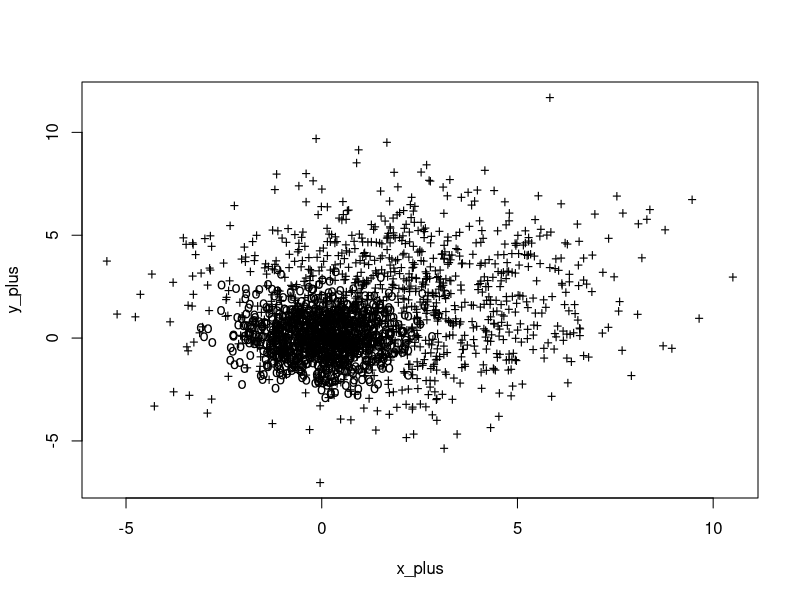
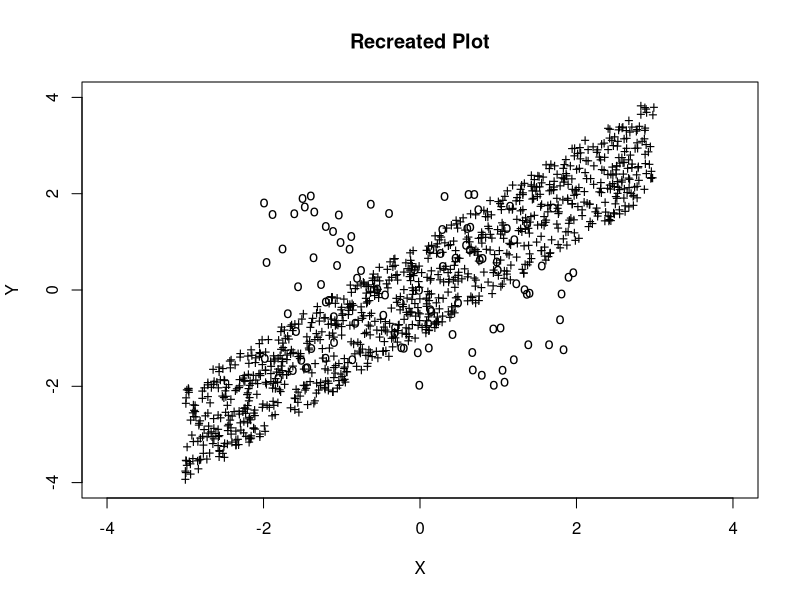

Write R code to recreate these figures, in order.
# Generate '+' class
x_plus <- rnorm(1000, mean = 2, sd = 2.5)
y_plus <- rnorm(1000, mean = 2, sd = 2.5)

# Generate 'o' class
x_o <- rnorm(1000, mean = 0, sd = 1)
y_o <- rnorm(1000, mean = 0, sd = 1)

# Plot the data
plot(x_plus, y_plus, pch = "+")
points(x_o, y_o, pch = "o")

# Set the seed for reproducibility
set.seed(42)

# Generate '+' class using uniform distribution
x_plus <- runif(1000, min = -3, max = 3)
y_plus <- x_plus + runif(1000, min = -1, max = 1) #nolint # Adjust according to the relationship seen in the plot

# Generate 'o' class using uniform distribution
x_o <- runif(100, min = -2, max = 2)
y_o <- runif(100, min = -2, max = 2) # nolint Adjust the range to center around a specific point

# Plot the data
plot(x_plus, y_plus, xlim=c(-4, 4), ylim=c(-4, 4), pch='+', xlab='X', ylab='Y', main='Recreated Plot') #nolint
points(x_o, y_o, pch='o') #nolint